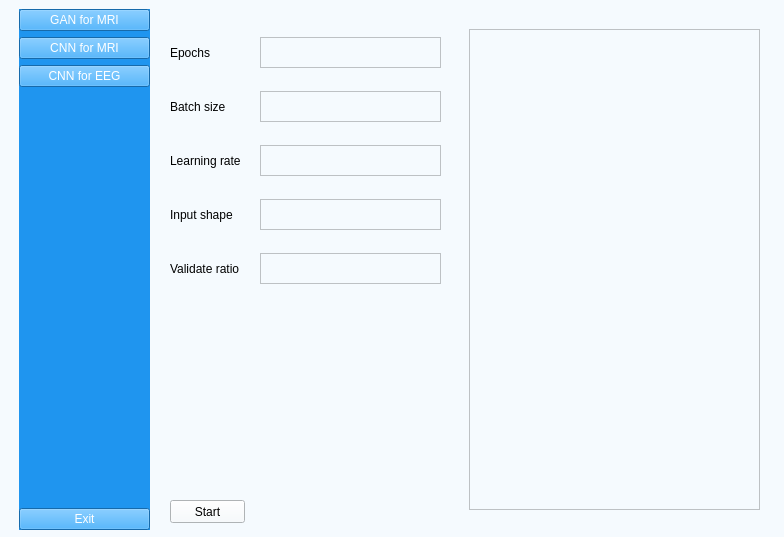
<?xml version="1.0" encoding="UTF-8"?>
<ui version="4.0">
 <class>MainWindow</class>
 <widget class="QMainWindow" name="MainWindow">
  <property name="geometry">
   <rect>
    <x>0</x>
    <y>0</y>
    <width>784</width>
    <height>537</height>
   </rect>
  </property>
  <property name="windowTitle">
   <string>MainWindow</string>
  </property>
  <property name="styleSheet">
   <string notr="true">background-color: rgb(245, 250, 254);</string>
  </property>
  <widget class="QWidget" name="centralwidget">
   <widget class="QWidget" name="buttons_widget" native="true">
    <property name="geometry">
     <rect>
      <x>19</x>
      <y>9</y>
      <width>131</width>
      <height>521</height>
     </rect>
    </property>
    <property name="styleSheet">
     <string notr="true">QWidget{
	background-color: rgb(31, 149, 239);
}
QPushButton{
	color:white;
	text-align:center;
}</string>
    </property>
    <layout class="QVBoxLayout" name="verticalLayout_2">
     <item>
      <layout class="QVBoxLayout" name="verticalLayout">
       <item>
        <widget class="QPushButton" name="GAN_MRI_Button">
         <property name="text">
          <string>GAN for MRI</string>
         </property>
         <property name="checkable">
          <bool>true</bool>
         </property>
         <property name="autoExclusive">
          <bool>true</bool>
         </property>
        </widget>
       </item>
       <item>
        <widget class="QPushButton" name="CNN_MRI_Botton">
         <property name="text">
          <string>CNN for MRI</string>
         </property>
         <property name="checkable">
          <bool>true</bool>
         </property>
         <property name="autoExclusive">
          <bool>true</bool>
         </property>
        </widget>
       </item>
       <item>
        <widget class="QPushButton" name="CNN_EEG_Button">
         <property name="text">
          <string>CNN for EEG</string>
         </property>
         <property name="checkable">
          <bool>true</bool>
         </property>
         <property name="autoExclusive">
          <bool>true</bool>
         </property>
        </widget>
       </item>
      </layout>
     </item>
     <item>
      <spacer name="verticalSpacer">
       <property name="orientation">
        <enum>Qt::Vertical</enum>
       </property>
       <property name="sizeHint" stdset="0">
        <size>
         <width>20</width>
         <height>382</height>
        </size>
       </property>
      </spacer>
     </item>
     <item>
      <widget class="QPushButton" name="exitButton">
       <property name="text">
        <string>Exit</string>
       </property>
      </widget>
     </item>
    </layout>
   </widget>
   <widget class="QWidget" name="main_widget" native="true">
    <property name="geometry">
     <rect>
      <x>160</x>
      <y>10</y>
      <width>621</width>
      <height>521</height>
     </rect>
    </property>
    <widget class="QWidget" name="widget" native="true">
     <property name="geometry">
      <rect>
       <x>299</x>
       <y>9</y>
       <width>311</width>
       <height>501</height>
      </rect>
     </property>
     <widget class="QTextEdit" name="terminal_Window">
      <property name="geometry">
       <rect>
        <x>10</x>
        <y>10</y>
        <width>291</width>
        <height>481</height>
       </rect>
      </property>
     </widget>
    </widget>
    <widget class="QPushButton" name="startButton">
     <property name="geometry">
      <rect>
       <x>10</x>
       <y>490</y>
       <width>75</width>
       <height>23</height>
      </rect>
     </property>
     <property name="text">
      <string>Start</string>
     </property>
    </widget>
    <widget class="QWidget" name="widget_2" native="true">
     <property name="geometry">
      <rect>
       <x>10</x>
       <y>10</y>
       <width>271</width>
       <height>285</height>
      </rect>
     </property>
     <layout class="QVBoxLayout" name="verticalLayout_4">
      <item>
       <layout class="QHBoxLayout" name="horizontalLayout">
        <item>
         <widget class="QLabel" name="epochs">
          <property name="text">
           <string>Epochs</string>
          </property>
         </widget>
        </item>
        <item>
         <widget class="QTextEdit" name="textEdit_epochs">
          <property name="minimumSize">
           <size>
            <width>181</width>
            <height>31</height>
           </size>
          </property>
          <property name="maximumSize">
           <size>
            <width>181</width>
            <height>31</height>
           </size>
          </property>
         </widget>
        </item>
       </layout>
      </item>
      <item>
       <layout class="QHBoxLayout" name="horizontalLayout_2">
        <item>
         <widget class="QLabel" name="batch_size">
          <property name="text">
           <string>Batch size</string>
          </property>
         </widget>
        </item>
        <item>
         <widget class="QTextEdit" name="textEdit_batch_size">
          <property name="minimumSize">
           <size>
            <width>181</width>
            <height>31</height>
           </size>
          </property>
          <property name="maximumSize">
           <size>
            <width>181</width>
            <height>31</height>
           </size>
          </property>
         </widget>
        </item>
       </layout>
      </item>
      <item>
       <layout class="QHBoxLayout" name="horizontalLayout_3">
        <item>
         <widget class="QLabel" name="learning_rate">
          <property name="text">
           <string>Learning rate</string>
          </property>
         </widget>
        </item>
        <item>
         <widget class="QTextEdit" name="textEdit_learning_rate">
          <property name="minimumSize">
           <size>
            <width>181</width>
            <height>31</height>
           </size>
          </property>
          <property name="maximumSize">
           <size>
            <width>181</width>
            <height>31</height>
           </size>
          </property>
         </widget>
        </item>
       </layout>
      </item>
      <item>
       <layout class="QHBoxLayout" name="horizontalLayout_5">
        <item>
         <widget class="QLabel" name="frame_size">
          <property name="text">
           <string>Input shape</string>
          </property>
         </widget>
        </item>
        <item>
         <widget class="QTextEdit" name="textEdit_frame_size">
          <property name="minimumSize">
           <size>
            <width>181</width>
            <height>31</height>
           </size>
          </property>
          <property name="maximumSize">
           <size>
            <width>181</width>
            <height>31</height>
           </size>
          </property>
         </widget>
        </item>
       </layout>
      </item>
      <item>
       <layout class="QHBoxLayout" name="horizontalLayout_7">
        <item>
         <widget class="QLabel" name="test_size">
          <property name="text">
           <string>Validate ratio</string>
          </property>
         </widget>
        </item>
        <item>
         <widget class="QTextEdit" name="textEdit">
          <property name="minimumSize">
           <size>
            <width>181</width>
            <height>31</height>
           </size>
          </property>
          <property name="maximumSize">
           <size>
            <width>181</width>
            <height>31</height>
           </size>
          </property>
         </widget>
        </item>
       </layout>
      </item>
     </layout>
    </widget>
   </widget>
  </widget>
 </widget>
 <resources/>
 <connections/>
</ui>
